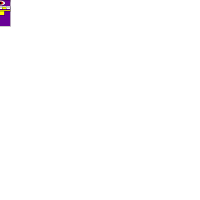
Frame 1 (no input)
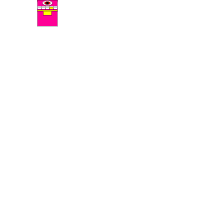
Frame 60 (the mouse pressed at the canvas centre just before this capture)
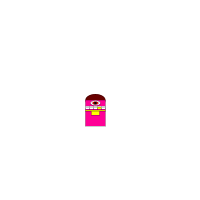
Frame 120 (the mouse held since frame 60 and released just before this capture)

The Processing sketch that drew these frames (run headless with seeded random() and noise(); from frame 60 on, the mouse is pressed at the canvas centre):

// Processing sketch: processing_123447
// ── processing_123447.pde

int kantraak;
float MonsterX;
float Richting;
boolean Test;
int R;


void setup(){
size (200,200);
MonsterX=1;
kantraak=0;
Richting=4;
Test=false;
R=105;

}

void draw(){
  

  
  scale(0.2);
background(255,255,255);
stroke(0);
fill(105,0,0);
ellipse(MonsterX,mouseY*5,100,60);
//muts
stroke(0);
fill(R,0,150);
rect(MonsterX-50,mouseY*5,100,130);
//lichaam
stroke(0);
fill(255);
rect(MonsterX-50,mouseY*5+30,20,10);
stroke(0);
//tanden
fill(255);
rect(MonsterX-30,mouseY*5+30,20,10);
stroke(0);
fill(255);
rect(MonsterX-10,mouseY*5+30,20,10);
stroke(0);
fill(255);
rect(MonsterX+10,mouseY*5+30,20,10);
stroke(0);
fill(255);
rect(MonsterX+30,mouseY*5+30,20,10);
stroke(0);
fill(255);
rect(MonsterX-50,mouseY*5+35,20,10);
stroke(0);
fill(255);
rect(MonsterX-30,mouseY*5+35,20,10);
stroke(0);
fill(255);
rect(MonsterX-10,mouseY*5+35,20,10);
stroke(0);
fill(255,255,0);
rect(MonsterX+10,mouseY*5+35,20,10);
stroke(0);
fill(255);
rect(MonsterX+30,mouseY*5+35,20,10);
//tanden
stroke(0);
fill(255);
ellipse(MonsterX,mouseY*5+15,50,25);
//oog
stroke(0);
fill(255,0,0);
ellipse(MonsterX,mouseY*5+15,30,15);
stroke(0);
fill(0,0,0);
ellipse(MonsterX,mouseY*5+15,15,10);
//oog
stroke(0);
fill(255,255,0);
rect(MonsterX-50,mouseY*5+50,100,5);
//bling
stroke(0);
fill(255,255,0);
rect(MonsterX-20,mouseY*5+55,40,20);
//bling

MonsterX=MonsterX+Richting; 
MonsterX= constrain(MonsterX,0,1000);

if(MonsterX <=0 || MonsterX>=1000){
  Richting=-Richting;
kantraak=kantraak+1;}

if(kantraak>=10){
  Test =!Test;
}

if(Test=true){
  R=R+100;
}

println(Test);
}
